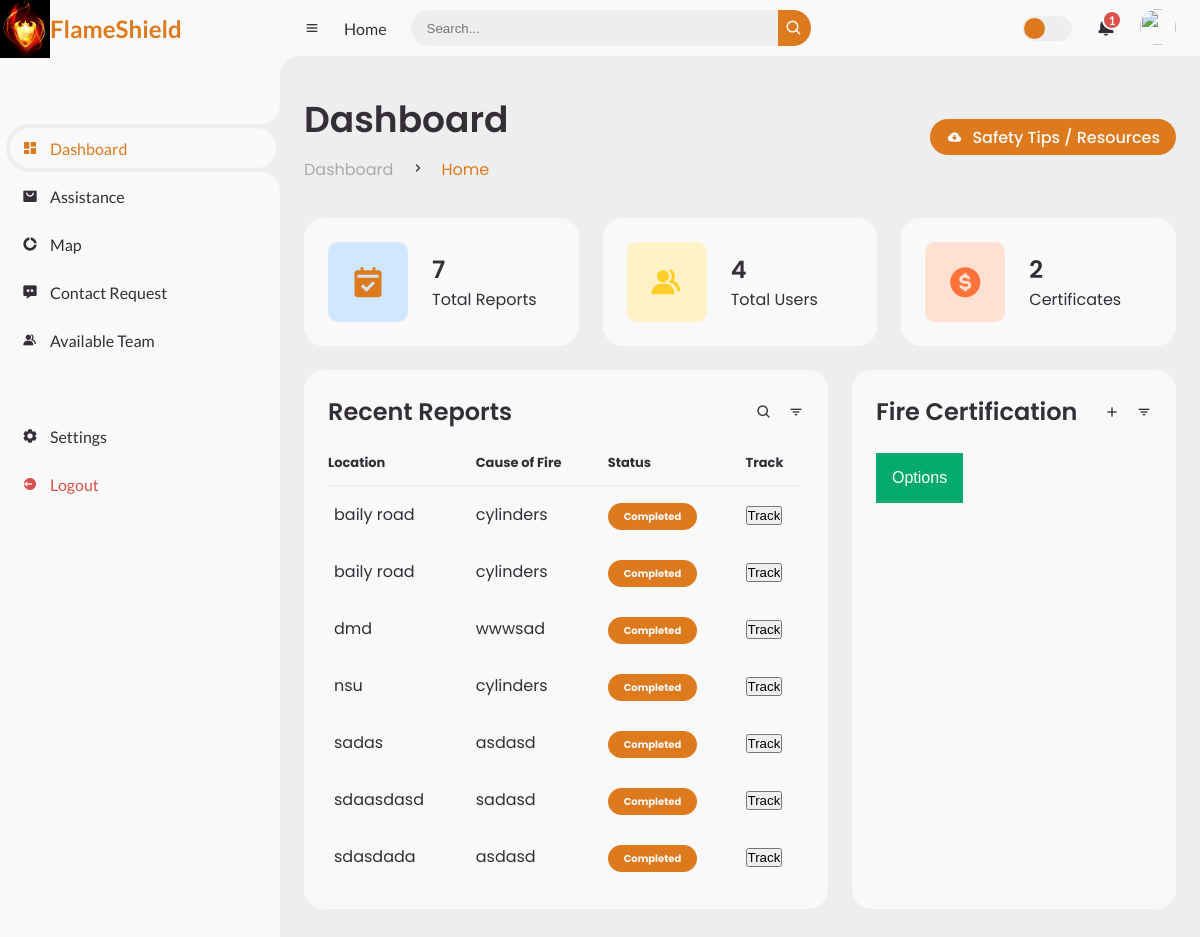
/dashboard/, run on the app's committed database.
### app1/models.py (models this page shows)
class report(models.Model) :
    location = models.CharField(max_length=50)
    cause = models.CharField(max_length=50)
    damage = models.CharField(max_length=50)
    comments = models.TextField()
    latitude = models.FloatField()
    longitude = models.FloatField()

### app1/views.py (the view)
# urls.py: path('dashboard/', views.dashboardView, name= 'dashboardView'),
def dashboardView(request):
    reports = report.objects.filter()
    report_count= len(reports)
    all_users = User.objects.all()
    user_count = len(all_users)
    all_certificates = addRestaurentModel.objects.filter()
    certificates_count = len(all_certificates)
    args = {
        "reports": reports,
        "report_count":report_count,
        "user_count":user_count,
        "certificates_count":certificates_count
    }
    return render(request, 'adminDashboard.html', args)

### templates/adminDashboard.html (shortened to what this page needs)
{% load static %}
<!DOCTYPE html>
<html lang="en">
<head>
	<link href='https://unpkg.com/boxicons@2.0.9/css/boxicons.min.css' rel='stylesheet'>
	<link rel="stylesheet" href="{% static 'style.css' %}">
</head>
<body>
	<section id="sidebar">
		<a href="#" class="brand">
			<img src="/static/logo.jpg" height="60">
			<span class="text">FlameShield</span>
		</a>
		<ul class="side-menu top">
			<li class="active">
				<a href="#">
					<i class='bx bxs-dashboard' ></i>
					<span class="text">Dashboard</span>
				</a>
			</li>
			<li>
				<a href="#">
					<i class='bx bxs-shopping-bag-alt' ></i>
					<span class="text">Assistance</span>
				</a>
			</li>
			<li>
				<a href="https://www.google.com/maps" target="_blank">
					<i class='bx bxs-doughnut-chart' ></i>
					<span class="text">Map</span>
				</a>
			</li>
			<li>
				<a href="/displayContact/">
					<i class='bx bxs-message-dots' ></i>
					<span class="text">Contact Request</span>
				</a>
			</li>
			<li>
				<a href="#">
					<i class='bx bxs-group' ></i>
					<span class="text">Available Team</span>
				</a>
			</li>
		</ul>
		<ul class="side-menu">
			<li>
				<a href="#">
					<i class='bx bxs-cog' ></i>
					<span class="text">Settings</span>
				</a>
			</li>
			<li>
				<a href="/" class="logout">
					<i class='bx bxs-log-out-circle' ></i>
					<span class="text">Logout</span>
				</a>
			</li>
		</ul>
	</section>
	<section id="content">
		<nav>
			<i class='bx bx-menu' ></i>
			<a href="#" class="nav-link">Home</a>
			<form action="#">
				<div class="form-input">
					<input type="search" placeholder="Search...">
					<button type="submit" class="search-btn"><i class='bx bx-search' ></i></button>
				</div>
			</form>
			<label for="switch-mode" class="switch-mode"></label>
			<a href="#" class="notification">
				<span class="num">1</span>
			</a>
			<a href="#" class="profile">
				<img src="/static/people.png">
			</a>
		</nav>
		<main>
			<div class="head-title">
				<div class="left">
					<h1>Dashboard</h1>
					<ul class="breadcrumb">
						<li>
							<a href="#">Dashboard</a>
						</li>
						<li><i class='bx bx-chevron-right' ></i></li>
						<li>
							<a class="active" href="#">Home</a>
						</li>
					</ul>
				</div>
				<a href="/safety/" class="btn-download">
					<i class='bx bxs-cloud-download' ></i>
					<span class="text">Safety Tips / Resources</span>
				</a>
			</div>
			<ul class="box-info">
				<li>
					<i class='bx bxs-calendar-check' ></i>
					<span class="text">
						<h3>{{report_count}}</h3>
						<p>Total Reports</p>
					</span>
				</li>
				<li>
					<i class='bx bxs-group' ></i>
					<span class="text">
						<h3>{{user_count}}</h3>
						<p>Total Users</p>
					</span>
				</li>
				<li>
					<i class='bx bxs-dollar-circle' ></i>
					<span class="text">
						<h3>{{certificates_count}}</h3>
						<p>Certificates</p>
					</span>
				</li>
			</ul>
			<div class="table-data">
				<div class="order">
					<div class="head">
						<h3>Recent Reports</h3>
						<i class='bx bx-search' ></i>
						<i class='bx bx-filter' ></i>
					</div>
					<table>
						<thead>
							<tr>
								<th>Location</th>
								<th>Cause of Fire</th>
								<th>Status</th>
								<th>Track</th>
							</tr>
						</thead>
						<tbody>
						{% for i in reports %}
							<tr>
								<td>
									<p>{{i.location}}</p>
								</td>
								<td>{{i.cause}}</td>
								<td><span class="status completed">Completed</span></td>
								<form action ="{% url 'map' i.id %}" method="POST">
								<td><input type="submit" name="track" value="Track"></input></td>
							</form>
							</tr>
						{% endfor %}
						</tbody>
					</table>
				</div>
				<div class="todo">
					<div class="head">
						<h3>Fire Certification</h3>
						<i class='bx bx-plus' ></i>
						<i class='bx bx-filter' ></i>
					</div>
					<div class="dropdown">
						<button class="dropbtn">Options</button>
					  </div>
				</div>
			</div>
		</main>
	</section>
</body>
</html>

### data on the page
report: location "baily road", cause "cylinders"
report: location "baily road", cause "cylinders"
report: location "dmd", cause "wwwsad"
report: location "nsu", cause "cylinders"
report: location "sadas", cause "asdasd"
report: location "sdaasdasd", cause "sadasd"
report: location "sdasdada", cause "asdasd"

### other printed values
{{ report_count }} "7"
{{ user_count }} "4"
{{ certificates_count }} "2"
